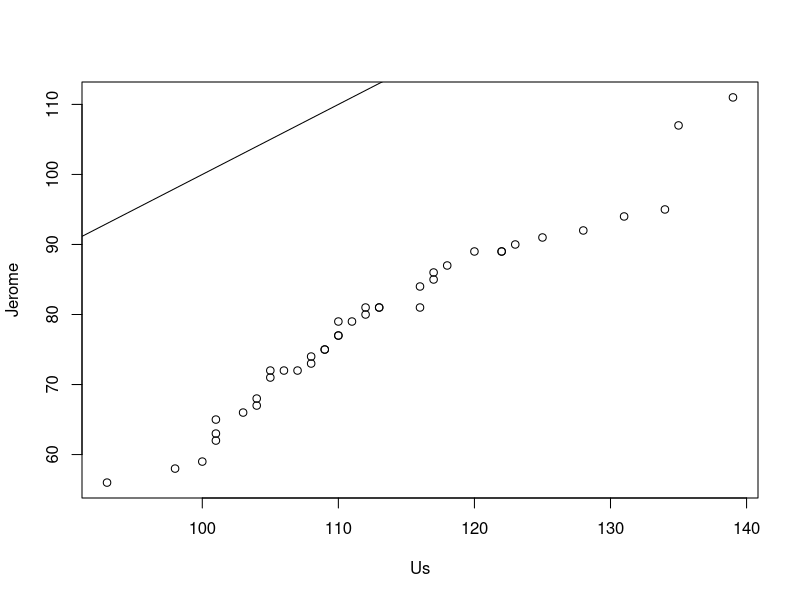
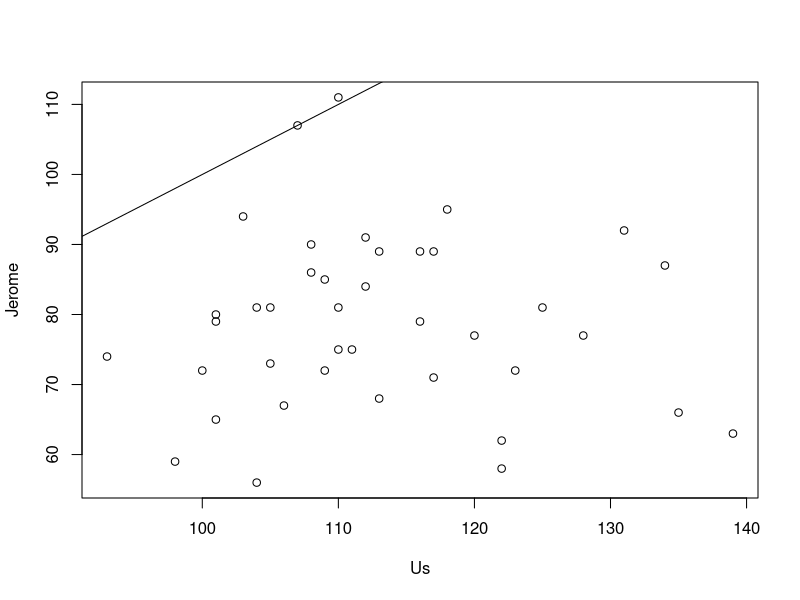

Recreate these plots in R, in order.
x=read.table("nmuts.txt")

png("qq.png")
qqplot(x$V1,x$V2,xlab="Us",ylab="Jerome")
abline(0,1)
dev.off()

png("xy.png")
plot(x$V1,x$V2,xlab="Us",ylab="Jerome")
abline(0,1)
dev.off()
